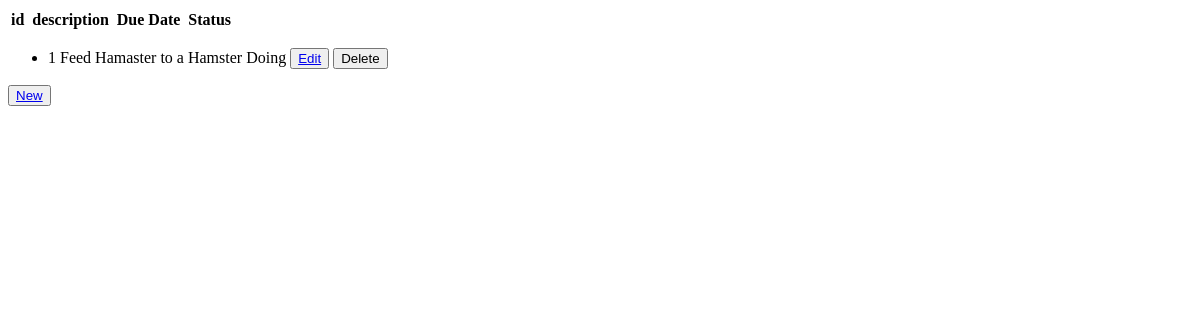
/ToDoList/, run on an earlier commit of the app's database.
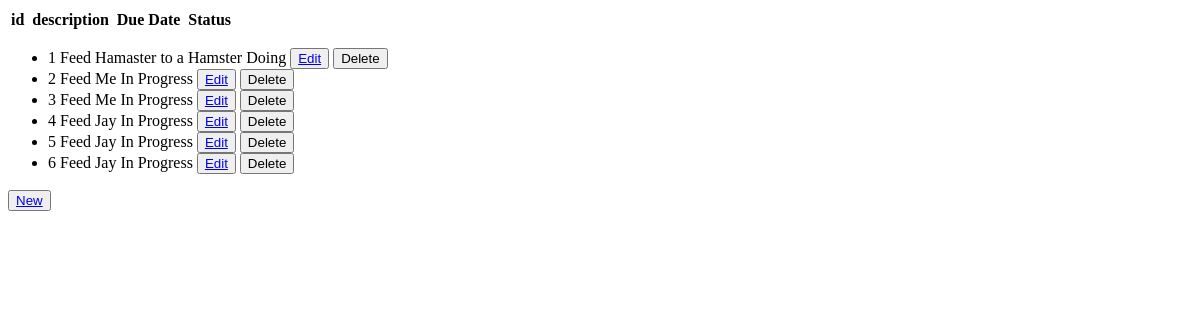
And on a later commit of the database.
### ToDoList/models.py (models this page shows, shortened)
class ToDoList(models.Model):
    description = models.CharField(max_length=200)
    due_date = models.DateTimeField()
    status = models.CharField(max_length=10)

### ToDoList/views.py (the view)
def index(request):
    to_do_items = ToDoList.objects.all()
    templte = loader.get_template("ToDoList/index.html")
    context = {
        'list_t':to_do_items,
    }
    return HttpResponse(templte.render(context,request))

### ToDoList/templates/ToDoList/index.html (shortened to what this page needs)
<table>
  <tr>
    <th>id</th>
    <th></th>
    <th>description</th>
    <th></th>
    <th>Due Date</th>
    <th></th>
    <th>Status</th>
  </tr>
</table>
<ul>
{% for item in list_t %}
  <li>{{item.id}} {{item.description}} {{item.pub_date}} {{item.status}}
    <button class="btn btn-primary"><a href="{{item.id}}/edit/">Edit</a></button>
    <button class="danger">Delete</button></li>
  {%endfor%}
</ul>
<button class="button"><a href="{% url 'new' %}">New</a></button>

### ToDoList/templates/ToDoList/index.html (style rules this page uses)
th { text-align: left; }

What changed in the data, as far as the page shows it:
added ToDoList: id "2", description "Feed Me", status "In Progress"
added ToDoList: id "3", description "Feed Me", status "In Progress"
added ToDoList: id "4", description "Feed Jay", status "In Progress"
added ToDoList: id "5", description "Feed Jay", status "In Progress"
added ToDoList: id "6", description "Feed Jay", status "In Progress"
